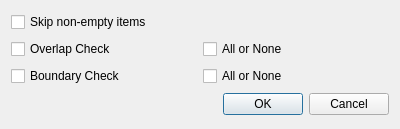
<?xml version="1.0" encoding="UTF-8"?>
<ui version="4.0">
 <class>Dialog</class>
 <widget class="QDialog" name="Dialog">
  <property name="geometry">
   <rect>
    <x>0</x>
    <y>0</y>
    <width>400</width>
    <height>129</height>
   </rect>
  </property>
  <property name="windowTitle">
   <string>Paste</string>
  </property>
  <layout class="QVBoxLayout" name="verticalLayout">
   <item>
    <layout class="QHBoxLayout" name="horizontalLayout_3">
     <item>
      <widget class="QCheckBox" name="chk_empty">
       <property name="text">
        <string>Skip non-empty items</string>
       </property>
      </widget>
     </item>
    </layout>
   </item>
   <item>
    <layout class="QHBoxLayout" name="horizontalLayout">
     <item>
      <widget class="QCheckBox" name="chk_overlap">
       <property name="text">
        <string>Overlap Check</string>
       </property>
      </widget>
     </item>
     <item>
      <widget class="QCheckBox" name="chk_overlap_aon">
       <property name="text">
        <string>All or None</string>
       </property>
      </widget>
     </item>
    </layout>
   </item>
   <item>
    <layout class="QHBoxLayout" name="horizontalLayout_2">
     <item>
      <widget class="QCheckBox" name="chk_boundary">
       <property name="text">
        <string>Boundary Check</string>
       </property>
      </widget>
     </item>
     <item>
      <widget class="QCheckBox" name="chk_boundary_aon">
       <property name="text">
        <string>All or None</string>
       </property>
      </widget>
     </item>
    </layout>
   </item>
   <item>
    <widget class="QDialogButtonBox" name="buttons">
     <property name="orientation">
      <enum>Qt::Horizontal</enum>
     </property>
     <property name="standardButtons">
      <set>QDialogButtonBox::Cancel|QDialogButtonBox::Ok</set>
     </property>
    </widget>
   </item>
  </layout>
 </widget>
 <resources/>
 <connections>
  <connection>
   <sender>buttons</sender>
   <signal>accepted()</signal>
   <receiver>Dialog</receiver>
   <slot>accept()</slot>
   <hints>
    <hint type="sourcelabel">
     <x>248</x>
     <y>254</y>
    </hint>
    <hint type="destinationlabel">
     <x>157</x>
     <y>274</y>
    </hint>
   </hints>
  </connection>
  <connection>
   <sender>buttons</sender>
   <signal>rejected()</signal>
   <receiver>Dialog</receiver>
   <slot>reject()</slot>
   <hints>
    <hint type="sourcelabel">
     <x>316</x>
     <y>260</y>
    </hint>
    <hint type="destinationlabel">
     <x>286</x>
     <y>274</y>
    </hint>
   </hints>
  </connection>
 </connections>
</ui>
